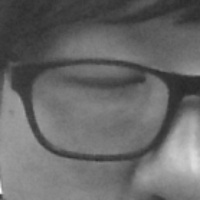
#> input picture datas/images/faces/129.jpg, 200 x 200 px, found by its file name
$ python DetectOwnFace_Recognition.py
#> lines starting #> are read from the running program, lines starting #| are printed output that depends on the picture
import cv2 as cv
import numpy as np
from os import listdir
from os.path import isfile, join

directory_name = 'datas/images/faces/'
onlyfiles = [f for f in listdir(directory_name) if isfile(join(directory_name,f))]

Training_Data, Labels = [], []

for i, files in enumerate(onlyfiles):
    image_path = directory_name + onlyfiles[i]
    images = cv.imread(image_path, cv.IMREAD_GRAYSCALE)
#> images is the input picture: shape (200, 200); min 39, max 254, mean 104.5
    Training_Data.append(np.asarray(images, dtype=np.uint8))
    Labels.append(i)

Labels = np.asarray(Labels, dtype=np.int32)

model = cv.face.LBPHFaceRecognizer_create()

print("Model Training Start!!!!!")

model.train(np.asarray(Training_Data), np.asarray(Labels))

print("Model Training Complete!!!!!")

face_classifier = cv.CascadeClassifier('datas/haar_cascade_files/haarcascade_frontalface_default.xml')

def face_detector(img, size = 0.5):
    gray = cv.cvtColor(img, cv.COLOR_BGR2GRAY)
    faces = face_classifier.detectMultiScale(gray,1.3,5)

    if faces == ():
        return img,[]

    for(x,y,w,h) in faces:
        cv.rectangle(img, (x,y),(x+w,y+h),(0,255,255),2)
        roi = img[y:y+h, x:x+w]
        roi = cv.resize(roi, (200,200))

    return img,roi

cap = cv.VideoCapture(0)
while True:

    ret, frame = cap.read()
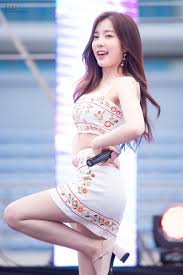
#> input picture datas/images/11.jpeg, 183 x 275 px, given in place of the camera
#> frame is the input picture: shape (275, 183, 3); mean B, G, R 197.7, 178.4, 178.2

    image, face = face_detector(frame)
#> in face_detector, `gray = cv.cvtColor(img, cv.COLOR_BGR2GRAY)`:
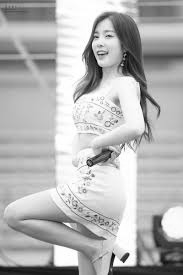
#> gray: shape (275, 183); min 2, max 255, mean 180.5
#> in face_detector, `faces = face_classifier.detectMultiScale(gray,1.3,5)`: faces = ()
#> face = []

    try:
        face = cv.cvtColor(face, cv.COLOR_BGR2GRAY)
        result = model.predict(face)

        if result[1] < 500:
            confidence = int(100*(1-(result[1])/300))
            display_string = str(confidence)+'% Confidence , Predict '
        display_string = display_string + str(result[1])
        cv.putText(image,display_string,(100,120), cv.FONT_HERSHEY_COMPLEX,1,(250,120,255),2)


        if confidence > 75:
            cv.putText(image, "Unlocked", (250, 450), cv.FONT_HERSHEY_COMPLEX, 1, (0, 255, 0), 2)
            cv.imshow('Face Cropper', image)

        else:
            cv.putText(image, "Locked", (250, 450), cv.FONT_HERSHEY_COMPLEX, 1, (0, 0, 255), 2)
            cv.imshow('Face Cropper', image)


    except:
        cv.putText(image, "Face Not Found", (250, 450), cv.FONT_HERSHEY_COMPLEX, 1, (255, 0, 0), 2)
        cv.imshow('Face Cropper', image)
        pass

    if cv.waitKey(1)==ord('q'):
#> (key q is pressed here)
        break


cap.release()
cv.destroyAllWindows()
